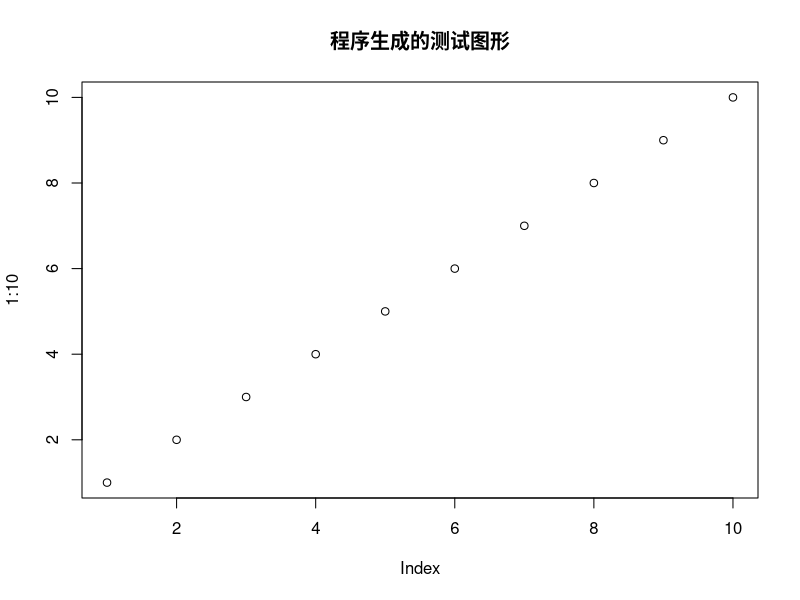

Write R code to recreate this figure. (Note: this script raises an error after producing the figure.)
## ---- chunk 1
# 全局设置。运行代码；图片居中；大小为70%比例。
knitr::opts_chunk$set(echo = TRUE, 
                      fig.align = "center", 
                      out.width='70%')
# 注意：此设置要放在最后。防止图片里中文乱码。
pdf.options(height=10/2.54, width=10/2.54, family="GB1") 
## ---- chunk 2
plot(1:10, main="程序生成的测试图形")
## ---- chunk 3
knitr::include_graphics("figures/fig2.png")
## ---- chunk 4
plot(pressure, pch = 19, type = "b")
plot(cars, pch = 19)
## ---- chunk 5
knitr::include_graphics(c("figures/fig2.png", "figures/fig2.png"))
## ---- chunk 6
knitr::kable(
  head(mtcars[, 1:5], 10), booktabs = TRUE,
  caption = 'mtcars数据的前5行.'
)
## ---- chunk 7
knitr::kable(
  list(iris[1:3,], iris[4:6,]),
  caption = '两张表并排放置',
  booktabs = TRUE, valign = 't'
)
## ---- chunk 8
library(tidyverse) # 运行代码。不显示代码, 不输出结果。不输出提示信息。
## ---- chunk 9
a = 1 + 2
print(paste0("a = ", a)) # 运行代码。显示代码，显示结果。
## ---- chunk 10
a = 1 + 2
print(paste0("a = ", a)) # 运行代码。显示代码，不显示结果。
## ---- chunk 11
a = 1 + 2
print(paste0("a = ", a)) # 运行代码。不显示代码，显示结果。
## ---- chunk 12
1:10
## ---- chunk 13
# 混乱的 R 代码...
a = 1+   1
x=1:10#有些使用者更喜欢用 '<-' 来作为赋值操作符
if(TRUE){
print('Hello world!') # 缩进 2 个空格
}
## ---- chunk 14
# 要用tex编译运行，太慢了，所以用cache缓存一下
par(mar = c(4, 4, 2, .1))
curve(dnorm, -3, 3, xlab = '$x$', ylab = '$\\phi(x)$',
      main = 'The density function of $N(0, 1)$')
text(-1, .2, cex = 3, col = 'blue',
  '$\\phi(x)=\\frac{1}{\\sqrt{2\\pi}}e^{\\frac{-x^2}{2}}$')
